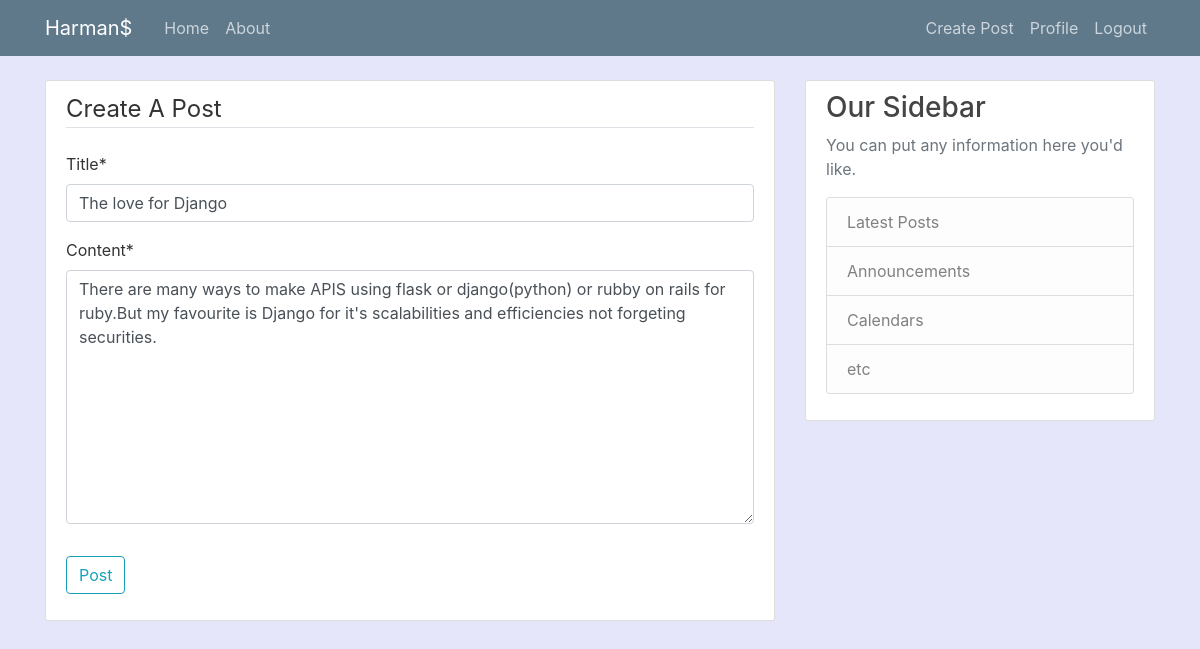
The page /post/4/update/ (signed in) on the database its author committed.
### blog/models.py (models this page shows, shortened)
class Post(models.Model):
	title = models.CharField(max_length=100)
	content = models.TextField()
	date_posted = models.DateTimeField(default=timezone.now)
	author = models.ForeignKey(User, on_delete=models.CASCADE)

### blog/views.py (the view, shortened to what this page needs)
# urls.py: path('post/<int:pk>/update/', PostUpdateView.as_view(), name='post-update'),
class PostUpdateView(LoginRequiredMixin, UserPassesTestMixin, UpdateView):
	model = Post
	fields = ['title', 'content']
	def test_func(self):
		post = self.get_object()
		if self.request.user ==post.author:
			return True
		return False

### blog/templates/blog/post_form.html (shortened to what this page needs)
{% extends "blog/base.html" %}
{% load crispy_forms_tags %}
{% block content %}
	<div class="content-section">
		<form method="POST">
			<fieldset class="form-group">
				<legend class="border-bottom mb-4">
					Create A Post
				</legend>
				{{ form|crispy }}
			</fieldset>
			<div class="form-group">
				<button class="btn btn-outline-info" type="submit">
					Post
				</button>
			</div>
		</form>
	</div>
{% endblock content %}

### blog/static/blog/main.css (style rules this page uses)
body { background: #fafafa; color: #333333; margin-top: 5rem; }
.content-section { background: #ffffff; padding: 10px 20px; border: 1px solid #dddddd; border-radius: 3px; margin-bottom: 20px; }

### rows shown on the page
Post: title "The love for Django", content "There are many ways to make APIS using flask or django(python) or rubby on rails for ruby.But my favourite is Django for it's scalabilities and efficiencies not forgeting securities."
